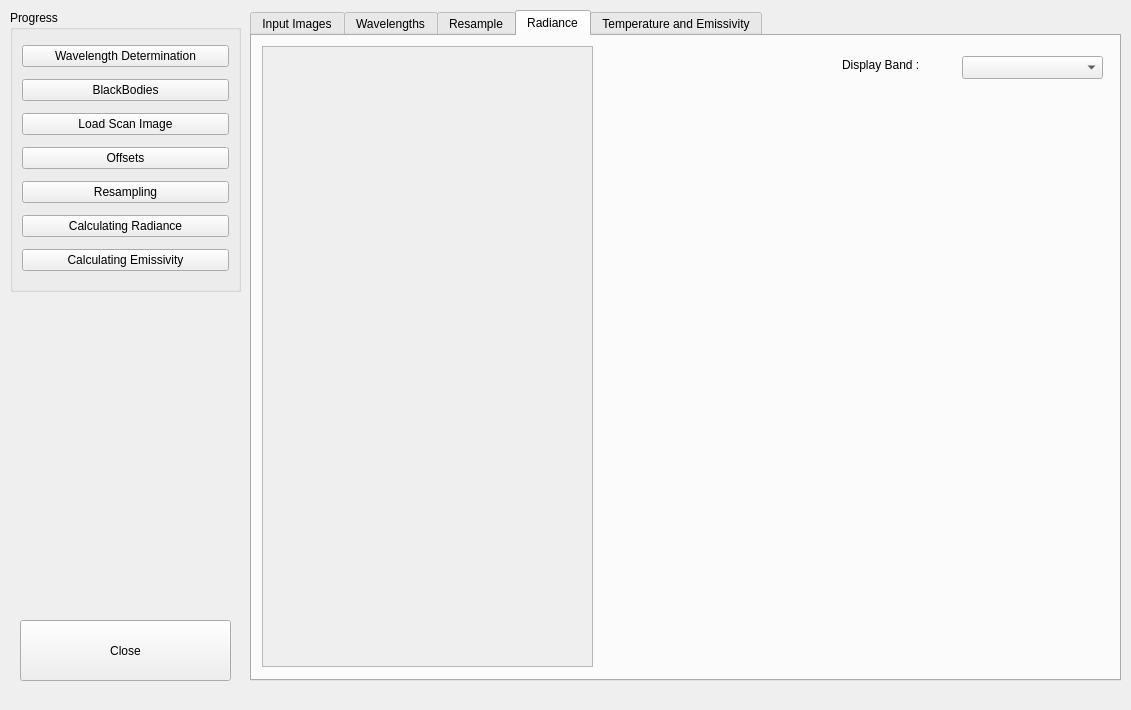
<?xml version="1.0" encoding="UTF-8"?>
<ui version="4.0">
 <class>ProcessResultsDlg</class>
 <widget class="QDialog" name="ProcessResultsDlg">
  <property name="geometry">
   <rect>
    <x>0</x>
    <y>0</y>
    <width>1131</width>
    <height>710</height>
   </rect>
  </property>
  <property name="windowTitle">
   <string>TIRCIS - PROCESSOR</string>
  </property>
  <widget class="QTabWidget" name="MainTabWidget">
   <property name="geometry">
    <rect>
     <x>250</x>
     <y>10</y>
     <width>871</width>
     <height>671</height>
    </rect>
   </property>
   <property name="currentIndex">
    <number>3</number>
   </property>
   <widget class="QWidget" name="imageTab">
    <attribute name="title">
     <string>Input Images</string>
    </attribute>
    <widget class="QGroupBox" name="groupBox">
     <property name="geometry">
      <rect>
       <x>10</x>
       <y>10</y>
       <width>691</width>
       <height>291</height>
      </rect>
     </property>
     <property name="title">
      <string>Blackbodies</string>
     </property>
     <widget class="ImWidget" name="coldBBWidget" native="true">
      <property name="geometry">
       <rect>
        <x>10</x>
        <y>20</y>
        <width>321</width>
        <height>261</height>
       </rect>
      </property>
     </widget>
     <widget class="ImWidget" name="hotBBWidget" native="true">
      <property name="geometry">
       <rect>
        <x>350</x>
        <y>20</y>
        <width>321</width>
        <height>261</height>
       </rect>
      </property>
     </widget>
    </widget>
    <widget class="QGroupBox" name="groupBox_2">
     <property name="geometry">
      <rect>
       <x>10</x>
       <y>310</y>
       <width>691</width>
       <height>301</height>
      </rect>
     </property>
     <property name="title">
      <string>Scan File</string>
     </property>
     <widget class="ImWidget" name="scanImWidget" native="true">
      <property name="geometry">
       <rect>
        <x>10</x>
        <y>20</y>
        <width>321</width>
        <height>261</height>
       </rect>
      </property>
     </widget>
     <widget class="QLabel" name="curFrameLabel">
      <property name="geometry">
       <rect>
        <x>461</x>
        <y>30</y>
        <width>51</width>
        <height>17</height>
       </rect>
      </property>
      <property name="text">
       <string>0</string>
      </property>
      <property name="alignment">
       <set>Qt::AlignCenter</set>
      </property>
     </widget>
     <widget class="QLabel" name="label_3">
      <property name="geometry">
       <rect>
        <x>350</x>
        <y>30</y>
        <width>121</width>
        <height>17</height>
       </rect>
      </property>
      <property name="text">
       <string>Display Frame :</string>
      </property>
     </widget>
     <widget class="QWidget" name="layoutWidget">
      <property name="geometry">
       <rect>
        <x>351</x>
        <y>60</y>
        <width>331</width>
        <height>23</height>
       </rect>
      </property>
      <layout class="QHBoxLayout" name="horizontalLayout">
       <item>
        <widget class="QLabel" name="label">
         <property name="text">
          <string>000</string>
         </property>
        </widget>
       </item>
       <item>
        <widget class="QSlider" name="frameSlider">
         <property name="orientation">
          <enum>Qt::Horizontal</enum>
         </property>
        </widget>
       </item>
       <item>
        <widget class="QLabel" name="nFramesLabel">
         <property name="text">
          <string>9999</string>
         </property>
        </widget>
       </item>
      </layout>
     </widget>
    </widget>
   </widget>
   <widget class="QWidget" name="wave_tab">
    <attribute name="title">
     <string>Wavelengths</string>
    </attribute>
    <widget class="MyProfilePlot" name="wavePlotWidget" native="true">
     <property name="geometry">
      <rect>
       <x>10</x>
       <y>10</y>
       <width>621</width>
       <height>421</height>
      </rect>
     </property>
    </widget>
    <widget class="QComboBox" name="waveplotCB">
     <property name="geometry">
      <rect>
       <x>710</x>
       <y>20</y>
       <width>151</width>
       <height>27</height>
      </rect>
     </property>
     <item>
      <property name="text">
       <string>Pixel vs. wavelength</string>
      </property>
     </item>
     <item>
      <property name="text">
       <string>Pixel vs. wavenumber</string>
      </property>
     </item>
    </widget>
   </widget>
   <widget class="QWidget" name="resamp_tab">
    <attribute name="title">
     <string>Resample</string>
    </attribute>
    <widget class="QGroupBox" name="groupBox_3">
     <property name="geometry">
      <rect>
       <x>470</x>
       <y>10</y>
       <width>391</width>
       <height>81</height>
      </rect>
     </property>
     <property name="title">
      <string>Column to display</string>
     </property>
     <widget class="QLabel" name="stack_column_label">
      <property name="geometry">
       <rect>
        <x>150</x>
        <y>60</y>
        <width>66</width>
        <height>17</height>
       </rect>
      </property>
      <property name="text">
       <string>320</string>
      </property>
      <property name="alignment">
       <set>Qt::AlignCenter</set>
      </property>
     </widget>
     <widget class="QWidget" name="layoutWidget">
      <property name="geometry">
       <rect>
        <x>0</x>
        <y>20</y>
        <width>391</width>
        <height>23</height>
       </rect>
      </property>
      <layout class="QHBoxLayout" name="horizontalLayout_2">
       <item>
        <widget class="QLabel" name="label_2">
         <property name="text">
          <string>000</string>
         </property>
        </widget>
       </item>
       <item>
        <widget class="QSlider" name="horizontalSlider">
         <property name="maximum">
          <number>640</number>
         </property>
         <property name="value">
          <number>320</number>
         </property>
         <property name="orientation">
          <enum>Qt::Horizontal</enum>
         </property>
        </widget>
       </item>
       <item>
        <widget class="QLabel" name="label_4">
         <property name="text">
          <string>640</string>
         </property>
        </widget>
       </item>
      </layout>
     </widget>
    </widget>
    <widget class="QScrollArea" name="scrollArea">
     <property name="geometry">
      <rect>
       <x>10</x>
       <y>10</y>
       <width>421</width>
       <height>621</height>
      </rect>
     </property>
     <property name="widgetResizable">
      <bool>false</bool>
     </property>
     <widget class="ImWidget" name="resampDispWidget">
      <property name="geometry">
       <rect>
        <x>0</x>
        <y>0</y>
        <width>480</width>
        <height>617</height>
       </rect>
      </property>
     </widget>
    </widget>
    <widget class="MyProfilePlot" name="offsetsPlot" native="true">
     <property name="geometry">
      <rect>
       <x>440</x>
       <y>380</y>
       <width>421</width>
       <height>251</height>
      </rect>
     </property>
    </widget>
    <widget class="MyProfilePlot" name="interferogramPlot" native="true">
     <property name="geometry">
      <rect>
       <x>440</x>
       <y>100</y>
       <width>421</width>
       <height>221</height>
      </rect>
     </property>
    </widget>
    <widget class="QComboBox" name="FrameCB">
     <property name="geometry">
      <rect>
       <x>470</x>
       <y>340</y>
       <width>211</width>
       <height>27</height>
      </rect>
     </property>
     <item>
      <property name="text">
       <string>Y Offsets vs. Frame</string>
      </property>
     </item>
     <item>
      <property name="text">
       <string>X Offsets vs. Frame</string>
      </property>
     </item>
    </widget>
   </widget>
   <widget class="QWidget" name="radtab">
    <attribute name="title">
     <string>Radiance</string>
    </attribute>
    <widget class="QScrollArea" name="scrollArea_2">
     <property name="geometry">
      <rect>
       <x>10</x>
       <y>10</y>
       <width>331</width>
       <height>621</height>
      </rect>
     </property>
     <property name="widgetResizable">
      <bool>false</bool>
     </property>
     <widget class="ImWidget" name="radianceImWidget">
      <property name="geometry">
       <rect>
        <x>0</x>
        <y>0</y>
        <width>327</width>
        <height>497</height>
       </rect>
      </property>
     </widget>
    </widget>
    <widget class="MyProfilePlot" name="radiancePlot" native="true">
     <property name="geometry">
      <rect>
       <x>350</x>
       <y>60</y>
       <width>511</width>
       <height>241</height>
      </rect>
     </property>
    </widget>
    <widget class="MyProfilePlot" name="emissivityPlot" native="true">
     <property name="geometry">
      <rect>
       <x>350</x>
       <y>310</y>
       <width>511</width>
       <height>241</height>
      </rect>
     </property>
    </widget>
    <widget class="QLabel" name="label_5">
     <property name="geometry">
      <rect>
       <x>590</x>
       <y>20</y>
       <width>101</width>
       <height>17</height>
      </rect>
     </property>
     <property name="text">
      <string>Display Band :</string>
     </property>
    </widget>
    <widget class="QComboBox" name="displayBandCB">
     <property name="geometry">
      <rect>
       <x>710</x>
       <y>20</y>
       <width>141</width>
       <height>23</height>
      </rect>
     </property>
     <property name="currentIndex">
      <number>-1</number>
     </property>
    </widget>
   </widget>
   <widget class="QWidget" name="tab">
    <attribute name="title">
     <string>Temperature and Emissivity</string>
    </attribute>
    <widget class="QScrollArea" name="scrollArea_3">
     <property name="geometry">
      <rect>
       <x>10</x>
       <y>10</y>
       <width>311</width>
       <height>621</height>
      </rect>
     </property>
     <property name="widgetResizable">
      <bool>false</bool>
     </property>
     <widget class="ImWidget" name="emissImWidget">
      <property name="geometry">
       <rect>
        <x>0</x>
        <y>0</y>
        <width>327</width>
        <height>617</height>
       </rect>
      </property>
     </widget>
    </widget>
    <widget class="MyProfilePlot" name="emissivityPlot_2" native="true">
     <property name="geometry">
      <rect>
       <x>330</x>
       <y>150</y>
       <width>521</width>
       <height>321</height>
      </rect>
     </property>
    </widget>
    <widget class="QGroupBox" name="groupBox_5">
     <property name="geometry">
      <rect>
       <x>340</x>
       <y>10</y>
       <width>511</width>
       <height>51</height>
      </rect>
     </property>
     <property name="title">
      <string>Display</string>
     </property>
     <widget class="QRadioButton" name="emissRadButton">
      <property name="geometry">
       <rect>
        <x>10</x>
        <y>20</y>
        <width>111</width>
        <height>23</height>
       </rect>
      </property>
      <property name="text">
       <string>Emissivity</string>
      </property>
      <property name="checked">
       <bool>true</bool>
      </property>
     </widget>
     <widget class="QRadioButton" name="radioButton">
      <property name="geometry">
       <rect>
        <x>120</x>
        <y>20</y>
        <width>121</width>
        <height>23</height>
       </rect>
      </property>
      <property name="text">
       <string>Temperature</string>
      </property>
     </widget>
     <widget class="QComboBox" name="displayEmissBandCB">
      <property name="geometry">
       <rect>
        <x>344</x>
        <y>20</y>
        <width>171</width>
        <height>27</height>
       </rect>
      </property>
     </widget>
     <widget class="QLabel" name="label_6">
      <property name="geometry">
       <rect>
        <x>270</x>
        <y>24</y>
        <width>67</width>
        <height>17</height>
       </rect>
      </property>
      <property name="text">
       <string>Band :</string>
      </property>
     </widget>
    </widget>
    <widget class="QGroupBox" name="groupBox_6">
     <property name="geometry">
      <rect>
       <x>330</x>
       <y>70</y>
       <width>531</width>
       <height>61</height>
      </rect>
     </property>
     <property name="title">
      <string>Display Scaling</string>
     </property>
     <widget class="QWidget" name="layoutWidget">
      <property name="geometry">
       <rect>
        <x>10</x>
        <y>20</y>
        <width>501</width>
        <height>29</height>
       </rect>
      </property>
      <layout class="QHBoxLayout" name="horizontalLayout_3">
       <item>
        <widget class="QPushButton" name="updateEmissButton">
         <property name="text">
          <string>Update</string>
         </property>
        </widget>
       </item>
       <item>
        <widget class="QLabel" name="label_7">
         <property name="text">
          <string>Minimum : </string>
         </property>
        </widget>
       </item>
       <item>
        <widget class="QLineEdit" name="emissMinLE"/>
       </item>
       <item>
        <widget class="QLabel" name="label_8">
         <property name="text">
          <string>Maximum :</string>
         </property>
        </widget>
       </item>
       <item>
        <widget class="QLineEdit" name="emissMaxLE"/>
       </item>
      </layout>
     </widget>
    </widget>
   </widget>
  </widget>
  <widget class="QGroupBox" name="groupBox_4">
   <property name="geometry">
    <rect>
     <x>10</x>
     <y>10</y>
     <width>231</width>
     <height>282</height>
    </rect>
   </property>
   <property name="title">
    <string>Progress</string>
   </property>
   <layout class="QVBoxLayout" name="verticalLayout">
    <item>
     <widget class="QPushButton" name="proc_wl">
      <property name="text">
       <string>Wavelength Determination</string>
      </property>
     </widget>
    </item>
    <item>
     <widget class="QPushButton" name="proc_BB">
      <property name="text">
       <string>BlackBodies</string>
      </property>
     </widget>
    </item>
    <item>
     <widget class="QPushButton" name="proc_scan">
      <property name="text">
       <string>Load Scan Image</string>
      </property>
     </widget>
    </item>
    <item>
     <widget class="QPushButton" name="proc_offsets">
      <property name="text">
       <string>Offsets</string>
      </property>
     </widget>
    </item>
    <item>
     <widget class="QPushButton" name="proc_resamp">
      <property name="text">
       <string>Resampling</string>
      </property>
     </widget>
    </item>
    <item>
     <widget class="QPushButton" name="proc_rad">
      <property name="text">
       <string>Calculating Radiance</string>
      </property>
     </widget>
    </item>
    <item>
     <widget class="QPushButton" name="proc_emiss">
      <property name="text">
       <string>Calculating Emissivity</string>
      </property>
     </widget>
    </item>
   </layout>
  </widget>
  <widget class="QPushButton" name="closeButton">
   <property name="geometry">
    <rect>
     <x>20</x>
     <y>620</y>
     <width>211</width>
     <height>61</height>
    </rect>
   </property>
   <property name="text">
    <string>Close</string>
   </property>
  </widget>
 </widget>
 <customwidgets>
  <customwidget>
   <class>MyProfilePlot</class>
   <extends>QWidget</extends>
   <header>myprofileplot.h</header>
   <container>1</container>
  </customwidget>
  <customwidget>
   <class>ImWidget</class>
   <extends>QWidget</extends>
   <header>imwidget.h</header>
   <container>1</container>
  </customwidget>
 </customwidgets>
 <resources/>
 <connections/>
</ui>
